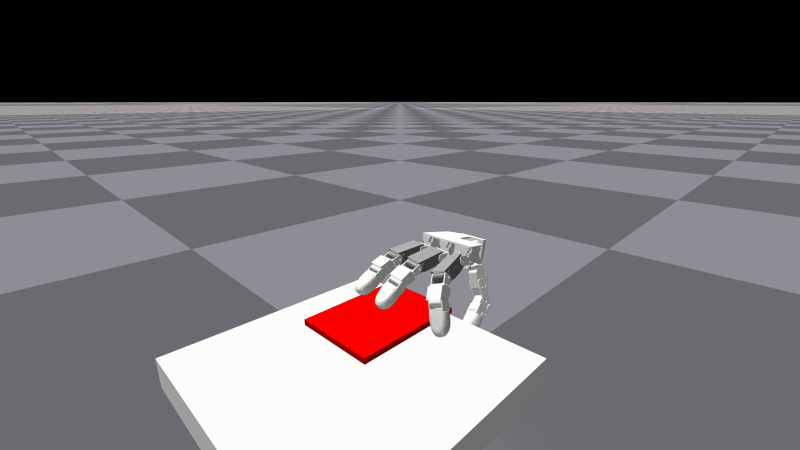
#> input picture frame 28 of data/card/vids/vid_0.mp4, 1600 x 900 px, given in place of TODR_1080_clipchamped_small.mp4, which was not available (shown at 1/2 size)
$ python increase_wrench_line_thickness.py
#> lines starting #> are read from the running program, lines starting #| are printed output that depends on the picture; after the words box and inside, x2 and y2 are one past the last pixel; in counts of white or black regions, pixels touching at a corner belong together; pictures that were not available may be replaced by others from this repository, and a replacement may not be noted
#> in main, frame is the input picture: shape (900, 1600, 3); mean B, G, R 109.5, 106.3, 109.2
import cv2
import numpy as np

def process_frame(frame):
    # Convert the frame to HSV color space
    hsv = cv2.cvtColor(frame, cv2.COLOR_BGR2HSV)
#> hsv: shape (900, 1600, 3); mean H, S, V 78.3, 12.9, 113.5

    # Define the green color range
    lower_green = np.array([50, 5, 5])
    upper_green = np.array([100, 255, 255])

    # Threshold the HSV image to get only green colors
    mask = cv2.inRange(hsv, lower_green, upper_green)
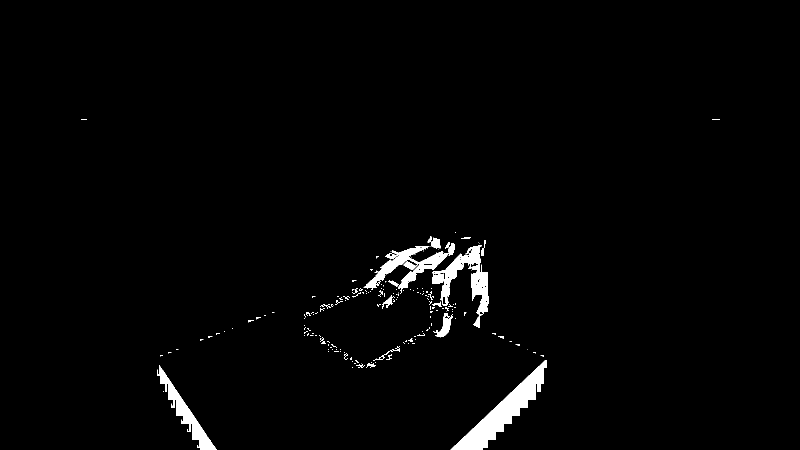
#> mask: shape (900, 1600) (shown at 1/2 size); 1.9% white; 196 white regions (142 under 20 px), largest, box (x1, y1, x2, y2) and area: (901, 720, 1094, 900) 8945, (864, 490, 978, 656) 5608, (727, 486, 910, 588) 4575

    # Use Canny edge detection
    edges = cv2.Canny(mask, 1, 3, apertureSize=3)
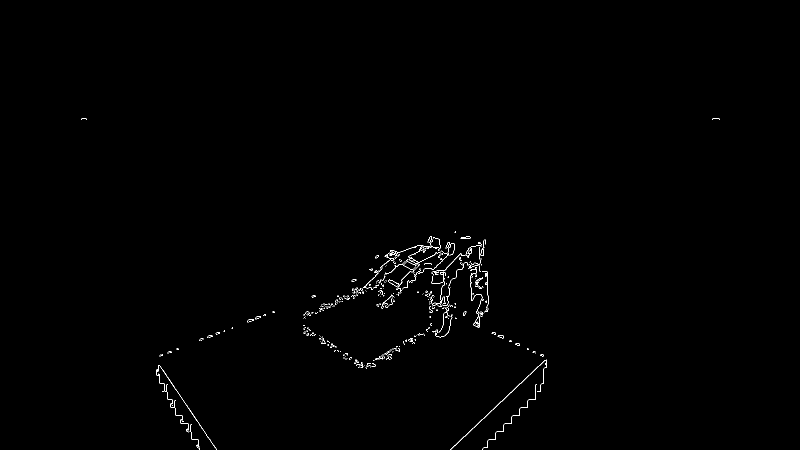
#> edges: shape (900, 1600) (shown at 1/2 size); 0.39% white in thin lines or dots, all inside (x1, y1, x2, y2) = (162, 237, 1440, 900)

    # Find contours from the detected edges
    contours, _ = cv2.findContours(edges, cv2.RETR_TREE, cv2.CHAIN_APPROX_SIMPLE)
#> contours = 547 contours, 536 with area under 20; largest, box (x1, y1, x2, y2) and area: (901, 719, 1094, 900) 169, (317, 730, 433, 900) 62, (921, 473, 941, 478) 49, (921, 473, 941, 478) 48, (935, 496, 944, 511) 40

    # Loop through the contours
    for cnt in contours:
        # Approximate the contour to a polygon and filter out small or non-linear shapes
        approx = cv2.approxPolyDP(cnt, 0.02*cv2.arcLength(cnt, True), True)

        # Calculate contour properties to find long, thin lines
        if len(approx) >= 2:
            # Length of the contour
            length = cv2.arcLength(cnt, False)

            # Calculate a bounding box and use it to filter for thin shapes
            x, y, w, h = cv2.boundingRect(approx)

            # Check width to height ratio and filter for thin lines
            if length > 100 and (w < 10 or h < 10):
                # Draw a thicker line over the original one
                cv2.drawContours(frame, [approx], 0, (0, 255, 0), 2)  # Change the thickness as needed
#> this loop made 547 passes
#> (cnt, approx, length, x, y, w, h) on pass 16: ([[325, 782], [325, 783], [326, 782], [327, 782]], [[325, 783], [326, 782], [327, 782], [325, 782]], 3.41, 325, 782, 3, 2)
#> (approx, length, x, y, w, h) on passes 1, 3, 10, 13, 22, 23: ([[399, 896], [399, 899]], 3, 399, 896, 1, 4), ([[398, 893], [398, 894]], 1, 398, 893, 1, 2), ([[366, 842], [366, 843]], 1, 366, 842, 1, 2), ([[344, 810], [344, 811]], 1, 344, 810, 1, 2), ([[721, 734], [722, 735], [723, 735], [722, 735]], 3.41, 721, 734, 3, 2), ([[716, 734], [716, 735]], 1, 716, 734, 1, 2)

    return frame

def main(input_video, output_video):
    # Open the input video
    cap = cv2.VideoCapture(input_video)

    # Get video properties
    fps = cap.get(cv2.CAP_PROP_FPS)
    width = int(cap.get(cv2.CAP_PROP_FRAME_WIDTH))
    height = int(cap.get(cv2.CAP_PROP_FRAME_HEIGHT))

    # Define video codec and create VideoWriter object
    fourcc = cv2.VideoWriter_fourcc(*'mp4v')
    out = cv2.VideoWriter(output_video, fourcc, fps, (width, height))

    while True:
        # Read a frame from the video
        ret, frame = cap.read()
        if not ret:
            break

        # Process the frame
        processed_frame = process_frame(frame)

        # Write the frame to the output video
        out.write(processed_frame)

    # Release everything once the job is finished
    cap.release()
    out.release()
    cv2.destroyAllWindows()

if __name__ == "__main__":
    input_video_path = "videos/TODR_1080_clipchamped_small.mp4"  # Path to your input video
    output_video_path = "videos/TODR_1080_clipchamped_small_green_thicker.mp4"  # Path to save the output video
    main(input_video_path, output_video_path)

$ run again, starting later in the video
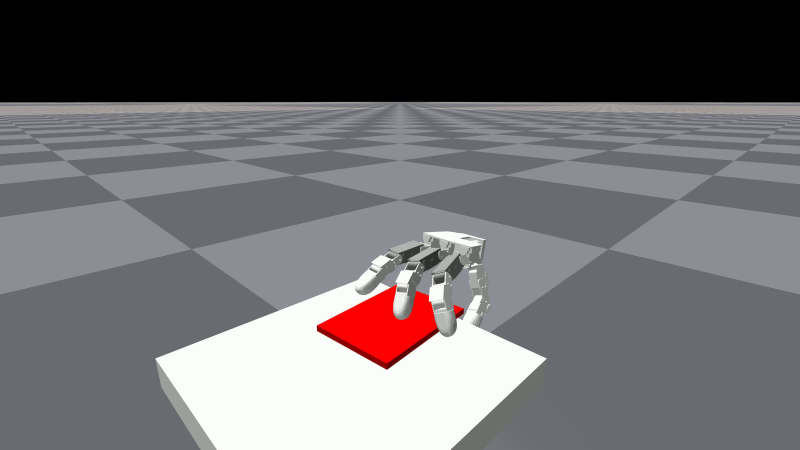
#> input picture frame 129 of data/card/vids/vid_0.mp4, 1600 x 900 px, given in place of TODR_1080_clipchamped_small.mp4, which was not available (shown at 1/2 size)
#> in main, frame is the input picture: shape (900, 1600, 3); mean B, G, R 109.4, 106.2, 109.1
#> hsv: shape (900, 1600, 3); mean H, S, V 78.3, 12.9, 113.4
#> in process_frame, `mask = cv2.inRange(hsv, lower_green, upper_green)`:
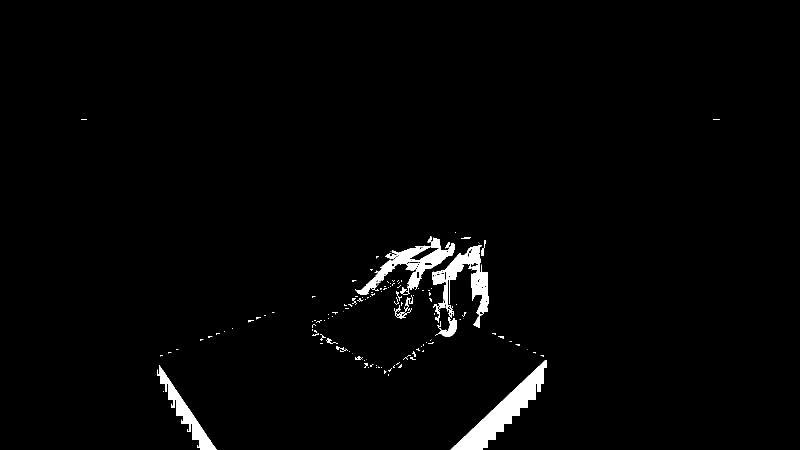
#> mask: shape (900, 1600) (shown at 1/2 size); 2% white; 161 white regions (116 under 20 px), largest, box (x1, y1, x2, y2) and area: (901, 720, 1094, 900) 8945, (864, 490, 978, 674) 6494, (711, 475, 910, 590) 5634
#> in process_frame, `edges = cv2.Canny(mask, 1, 3, apertureSize=3)`:
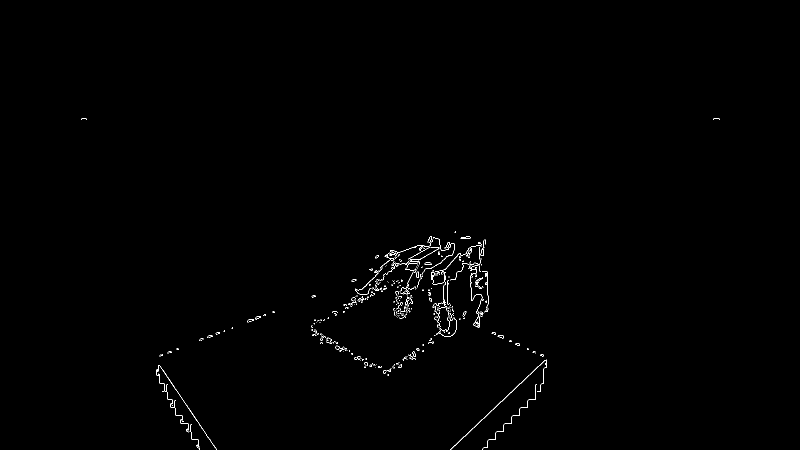
#> edges: shape (900, 1600) (shown at 1/2 size); 0.4% white in thin lines or dots, all inside (x1, y1, x2, y2) = (162, 237, 1440, 900)
#> contours = 556 contours, 541 with area under 20; largest, box (x1, y1, x2, y2) and area: (901, 719, 1094, 900) 169, (317, 730, 433, 900) 62, (921, 473, 941, 478) 49, (921, 473, 941, 478) 48, (833, 543, 838, 556) 45
#> the loop in process_frame, `for cnt in contours:` made 556 passes
#> (cnt, approx, length, x, y, w, h) on passes 16, 38, 45: ([[325, 782], [325, 783], [326, 782], [327, 782]], [[325, 783], [326, 782], [327, 782], [325, 782]], 3.41, 325, 782, 3, 2), ([[788, 729], [787, 730], [788, 729], [789, 729]], [[789, 729], [788, 729], [787, 730], [788, 729]], 3.83, 787, 729, 3, 2), ([[744, 727], [744, 728], [745, 727]], [[745, 727], [744, 727], [744, 728]], 2.41, 744, 727, 2, 2)

$ run again, starting later in the video
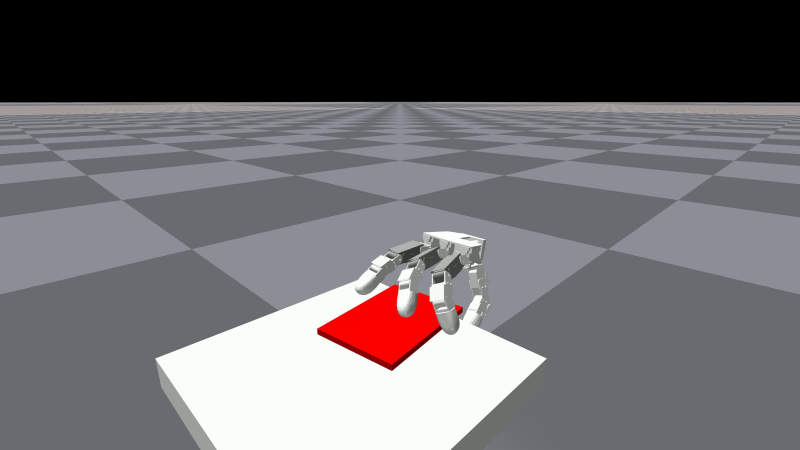
#> input picture frame 230 of data/card/vids/vid_0.mp4, 1600 x 900 px, given in place of TODR_1080_clipchamped_small.mp4, which was not available (shown at 1/2 size)
#> in main, frame is the input picture: shape (900, 1600, 3); mean B, G, R 109.3, 106.1, 109.2
#> hsv: shape (900, 1600, 3); mean H, S, V 78.3, 13, 113.4
#> in process_frame, `mask = cv2.inRange(hsv, lower_green, upper_green)`:
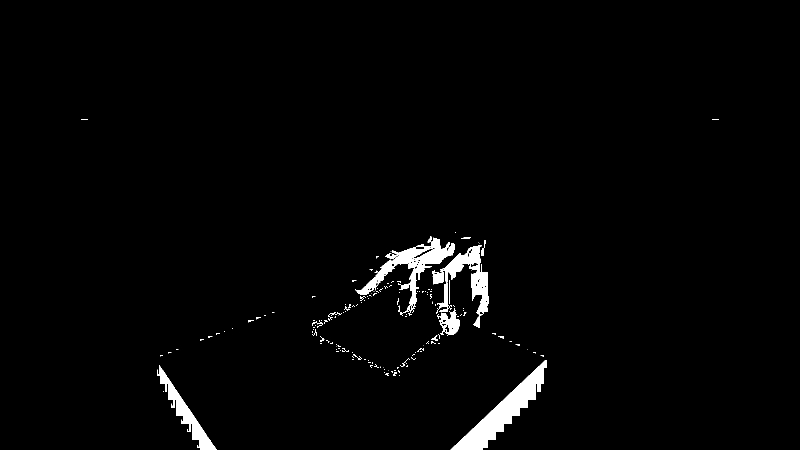
#> mask: shape (900, 1600) (shown at 1/2 size); 2% white; 182 white regions (141 under 20 px), largest, box (x1, y1, x2, y2) and area: (901, 720, 1094, 900) 8944, (711, 475, 910, 632) 6348, (872, 490, 978, 656) 5177
#> in process_frame, `edges = cv2.Canny(mask, 1, 3, apertureSize=3)`:
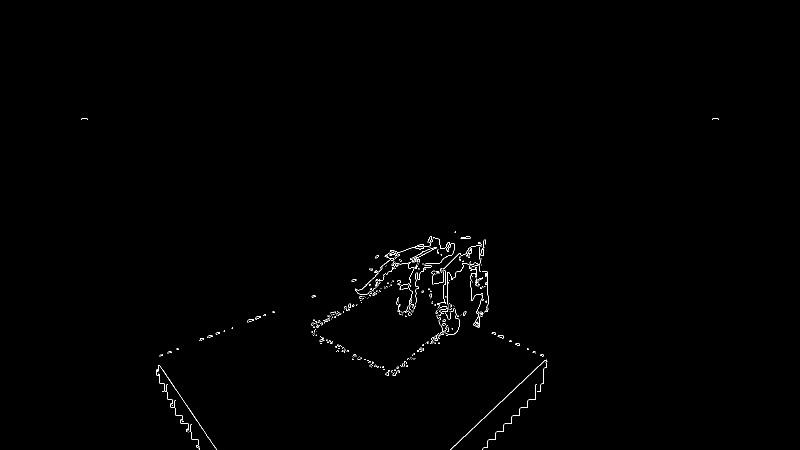
#> edges: shape (900, 1600) (shown at 1/2 size); 0.4% white in thin lines or dots, all inside (x1, y1, x2, y2) = (162, 237, 1438, 900)
#> contours = 562 contours, 550 with area under 20; largest, box (x1, y1, x2, y2) and area: (901, 719, 1095, 900) 168, (317, 730, 433, 900) 62, (921, 473, 941, 478) 50, (921, 473, 941, 478) 50, (933, 496, 944, 513) 40
#> the loop in process_frame, `for cnt in contours:` made 562 passes
#> (cnt, approx, length, x, y, w, h) on passes 17, 30, 48: ([[325, 782], [325, 783], [326, 782], [327, 782]], [[325, 783], [326, 782], [327, 782], [325, 782]], 3.41, 325, 782, 3, 2), ([[767, 738], [767, 739], [768, 738], [769, 738]], [[767, 739], [768, 738], [769, 738], [767, 738]], 3.41, 767, 738, 3, 2), ([[800, 730], [800, 731], [801, 730]], [[801, 730], [800, 730], [800, 731]], 2.41, 800, 730, 2, 2)
